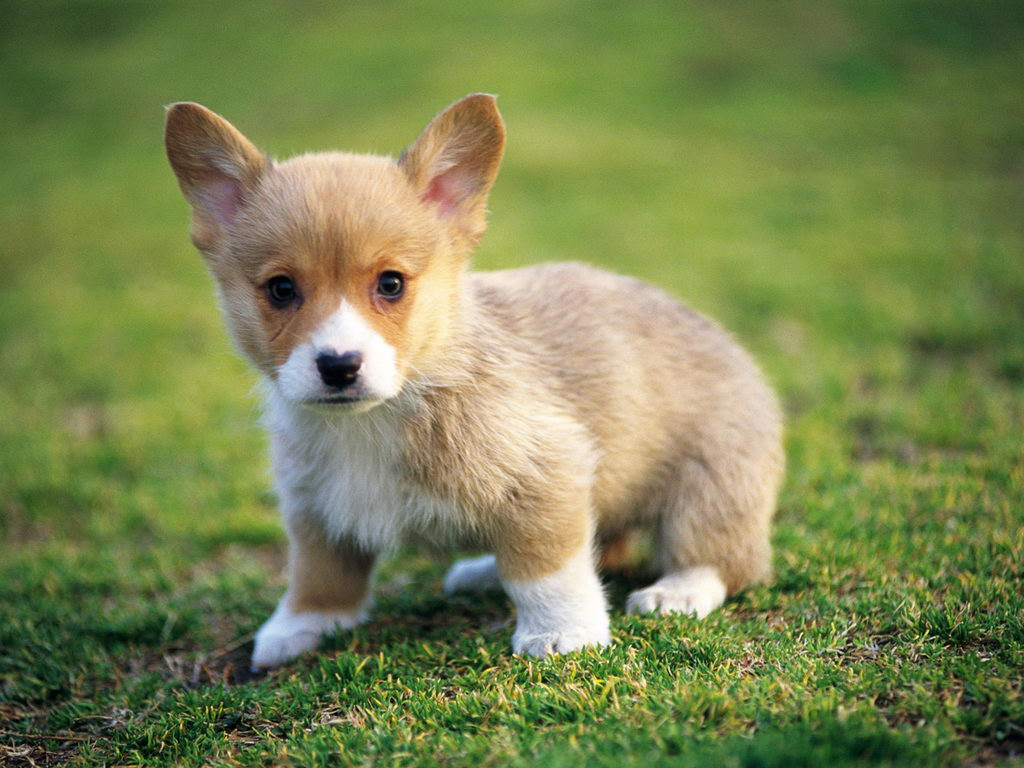
#> input picture 210279A_SrcImage.jpg, 1024 x 768 px
$ python 210279A_Code.py
#> lines starting #> are read from the running program, lines starting #| are printed output that depends on the picture
import cv2
import numpy as np
import matplotlib.pyplot as plt

index_number = "210279A"

# Load the image
src_image = cv2.imread(f"{index_number}_SrcImage.jpg")
#> src_image is the input picture: shape (768, 1024, 3); mean B, G, R 81.4, 132.3, 121.9
if src_image is None:
    raise FileNotFoundError("Source image not found.")

# Get image size (height, width)


def get_image_size(image):
    return image.shape[:2]


# Convert to grayscale (8-bpp)
def convert_to_grayscale(image):
    height, width = get_image_size(image)
#> height = 768; width = 1024
    gray_image = np.zeros((height, width), dtype=np.uint8)
    for i in range(height):
        for j in range(width):
            (b, g, r) = image[i, j]
            gray_value = int(0.299 * r + 0.587 * g + 0.114 * b)
            gray_image[i, j] = gray_value
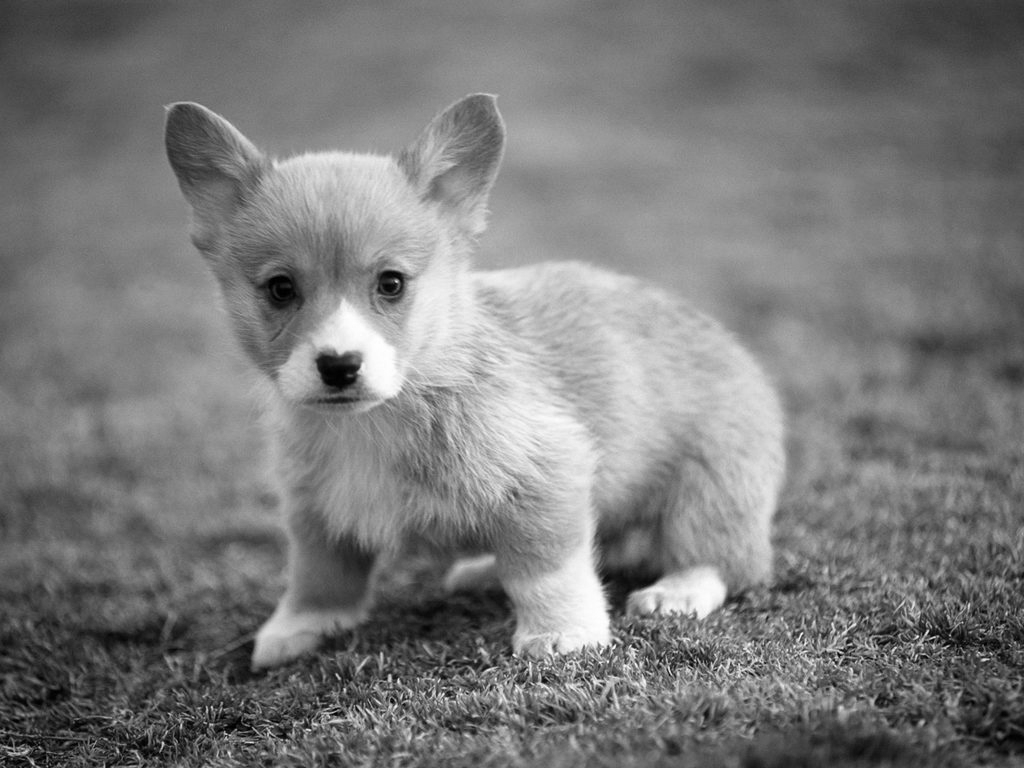
#> gray_image: shape (768, 1024); min 0, max 255, mean 122.9
    return gray_image


gray_image = convert_to_grayscale(src_image)


# Negative Image
def create_negative_image(image):
    height, width = get_image_size(image)
#> height = 768; width = 1024
    negative_image = np.zeros((height, width), dtype=np.uint8)
    for i in range(height):
        for j in range(width):
            negative_image[i, j] = 255 - image[i, j]
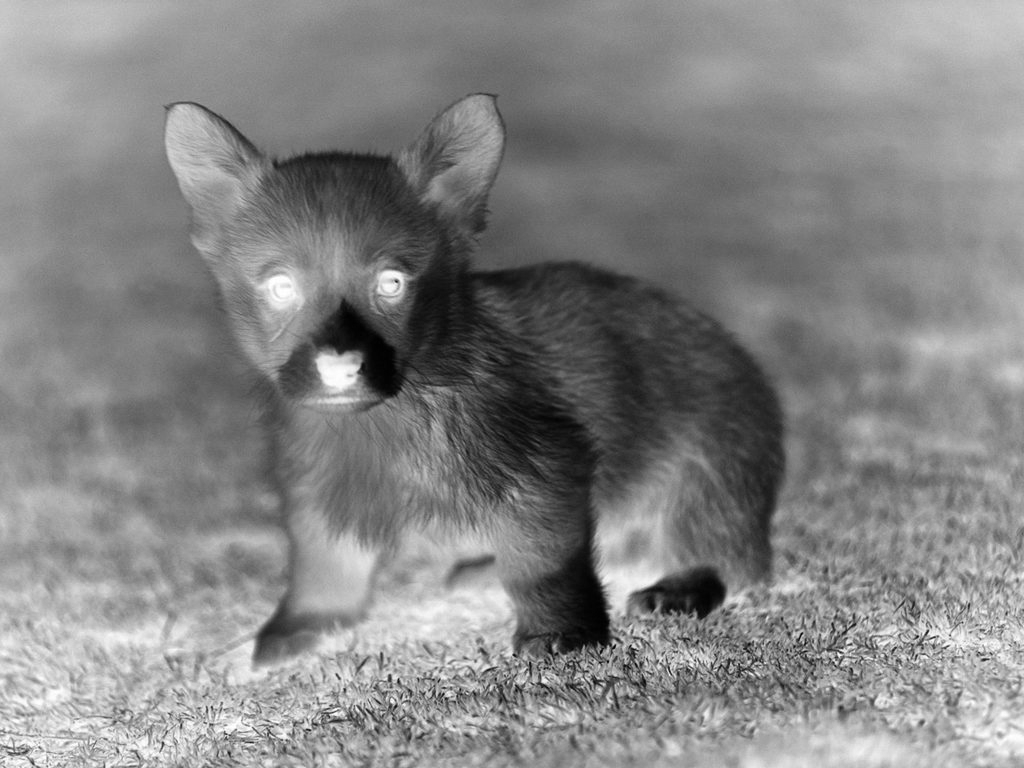
#> negative_image: shape (768, 1024); min 0, max 255, mean 132.1
    return negative_image


negative_image = create_negative_image(gray_image)


# Increase Brightness by 20%
def increase_brightness(image, factor=1.2):
#> called with factor = 1.2
    height, width = get_image_size(image)
#> height = 768; width = 1024
    bright_image = np.zeros((height, width), dtype=np.uint8)
    for i in range(height):
        for j in range(width):
            bright_image[i, j] = np.clip(image[i, j] * factor, 0, 255)
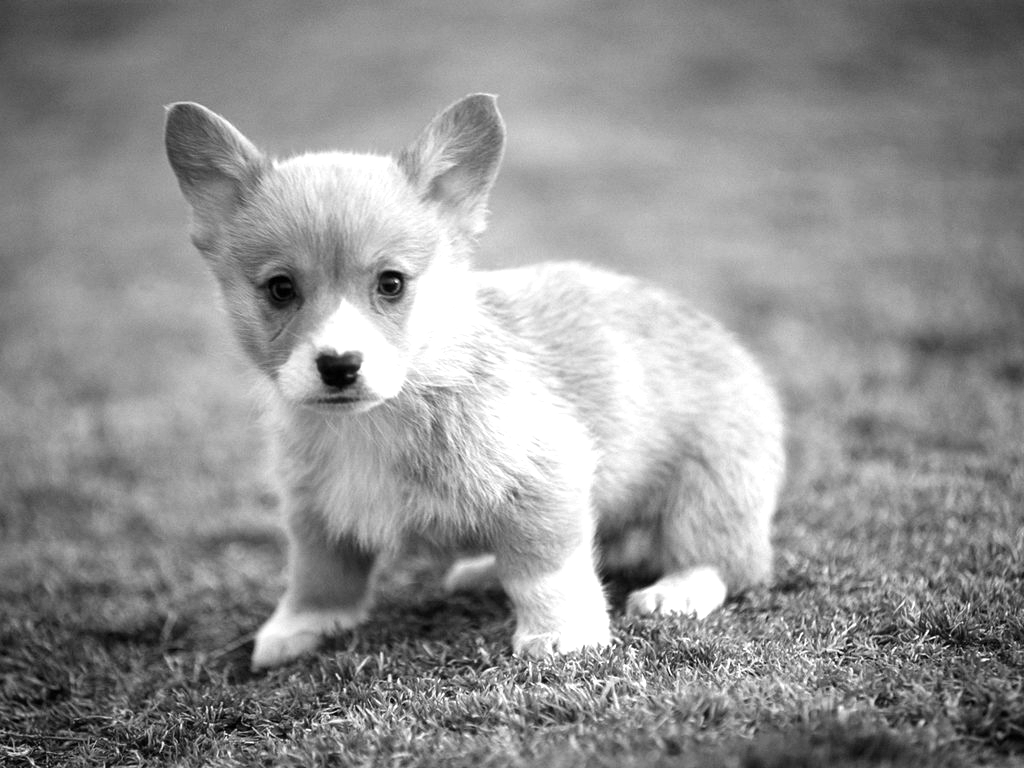
#> bright_image: shape (768, 1024); min 0, max 255, mean 146.3
    return bright_image


increased_brightness_image = increase_brightness(gray_image)


# Reduce Contrast (Gray levels between 125 and 175)
def reduce_contrast(image, min_gray=125, max_gray=175):
#> called with min_gray = 125, max_gray = 175
    height, width = image.shape  # assuming image is a grayscale 2D array
#> height = 768; width = 1024
    reduced_contrast_image = np.zeros((height, width), dtype=np.uint8)

    # Get min and max once
    img_min = image.min()
#> img_min = 0
    img_max = image.max()
#> img_max = 255

    # Avoid divide by zero in case image has no variation
    if img_max == img_min:
        return np.full_like(image, (min_gray + max_gray) // 2)

    # Normalize and scale each pixel
    for i in range(height):
        for j in range(width):
            normalized_pixel = (image[i, j] - img_min) / (img_max - img_min)
            scaled_pixel = normalized_pixel * (max_gray - min_gray) + min_gray
            reduced_contrast_image[i, j] = np.clip(scaled_pixel, 0, 255)
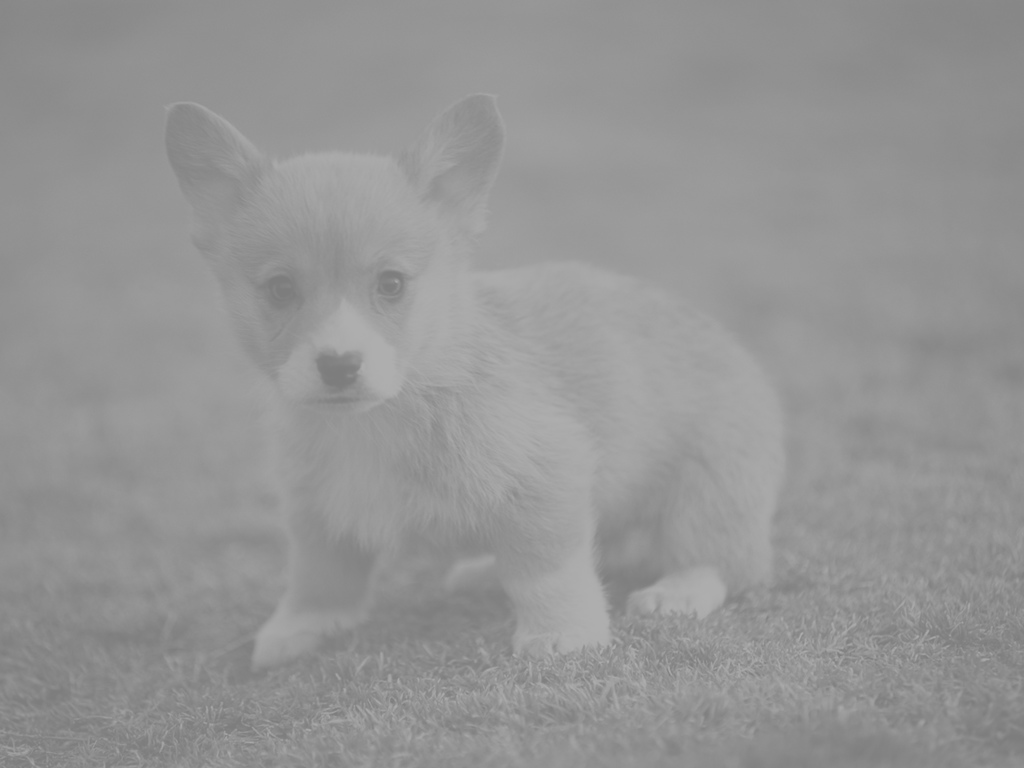
#> reduced_contrast_image: shape (768, 1024); min 125, max 175, mean 148.6

    return reduced_contrast_image.astype(np.uint8)


reduced_contrast_image = reduce_contrast(gray_image)


# Reduce Gray level depth to 4bpp
def reduce_gray_depth(image):
    height, width = get_image_size(image)
#> height = 768; width = 1024
    reduced_gray_depth_image = np.zeros((height, width), dtype=np.uint8)
    for i in range(height):
        for j in range(width):
            reduced_gray_depth_image[i, j] = (image[i, j] >> 4) << 4
    return reduced_gray_depth_image


reduced_gray_depth_image = reduce_gray_depth(gray_image)


# Vertical mirror image
def create_vertical_mirror_image(image):
    height, width = get_image_size(image)
#> height = 768; width = 1024
    vertical_mirror_image = np.zeros((height, width), dtype=np.uint8)
    for i in range(height):
        for j in range(width):
            vertical_mirror_image[i, j] = image[i, width - 1 - j]
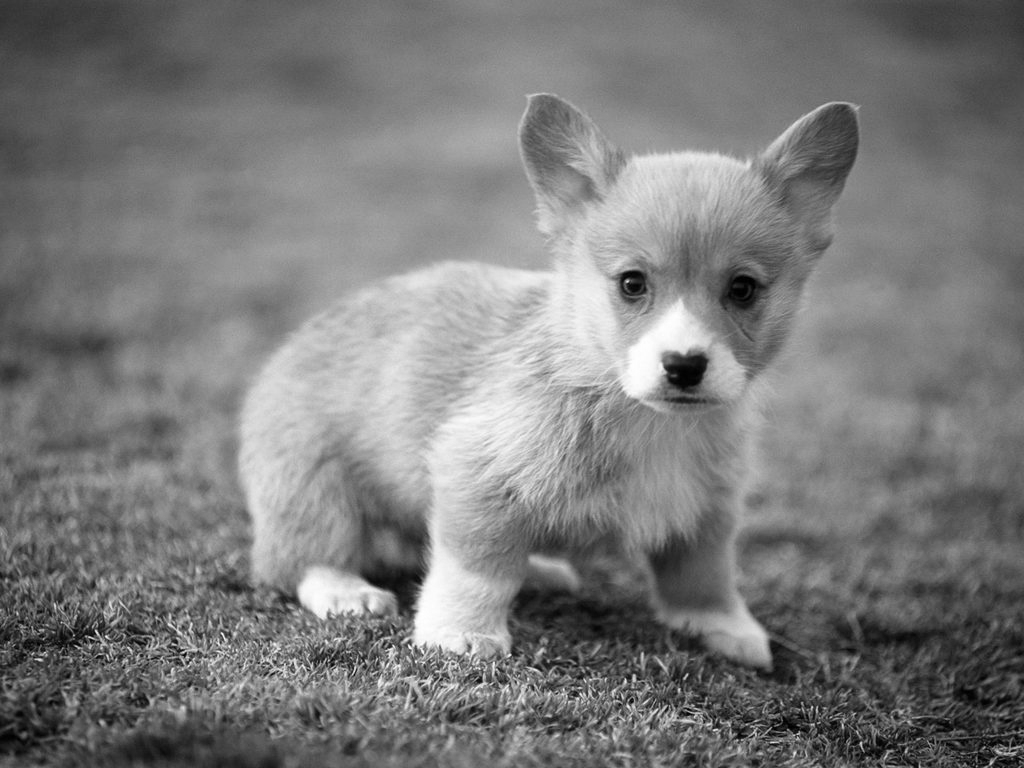
#> vertical_mirror_image: shape (768, 1024); min 0, max 255, mean 122.9
    return vertical_mirror_image


vertical_mirror_image = create_vertical_mirror_image(gray_image)

# Save the output images
cv2.imwrite(f"{index_number}_OPImage_1_1.jpg", gray_image)
cv2.imwrite(f"{index_number}_OPImage_1_2.jpg", negative_image)
cv2.imwrite(f"{index_number}_OPImage_1_3.jpg", increased_brightness_image)
cv2.imwrite(f"{index_number}_OPImage_2_1.jpg", reduced_contrast_image)
cv2.imwrite(f"{index_number}_OPImage_2_2.jpg", reduced_gray_depth_image)
cv2.imwrite(f"{index_number}_OPImage_2_3.jpg", vertical_mirror_image)

# Create subplots
fig, axs = plt.subplots(2, 3, figsize=(12, 8))

# Display images in their respective grid positions
axs[0, 0].imshow(gray_image, cmap='gray')
axs[0, 0].set_title('Original Grayscale Image')
axs[0, 0].axis('off')

axs[0, 1].imshow(negative_image, cmap='gray')
axs[0, 1].set_title('Negative Image')
axs[0, 1].axis('off')

axs[0, 2].imshow(increased_brightness_image, cmap='gray')
axs[0, 2].set_title('Increased Brightness')
axs[0, 2].axis('off')

axs[1, 0].imshow(reduced_contrast_image, cmap='gray')
axs[1, 0].set_title('Reduced Contrast')
axs[1, 0].axis('off')

axs[1, 1].imshow(reduced_gray_depth_image, cmap='gray')
axs[1, 1].set_title('Reduced Gray Depth (4bpp)')
axs[1, 1].axis('off')

axs[1, 2].imshow(vertical_mirror_image, cmap='gray')
axs[1, 2].set_title('Vertical Mirror Image')
axs[1, 2].axis('off')

# Save the subplot
plt.savefig(f"{index_number}_SubPlot.jpg")
plt.show()

$ run again, with 210279A_OPImage_1_2.jpg copied over 210279A_SrcImage.jpg
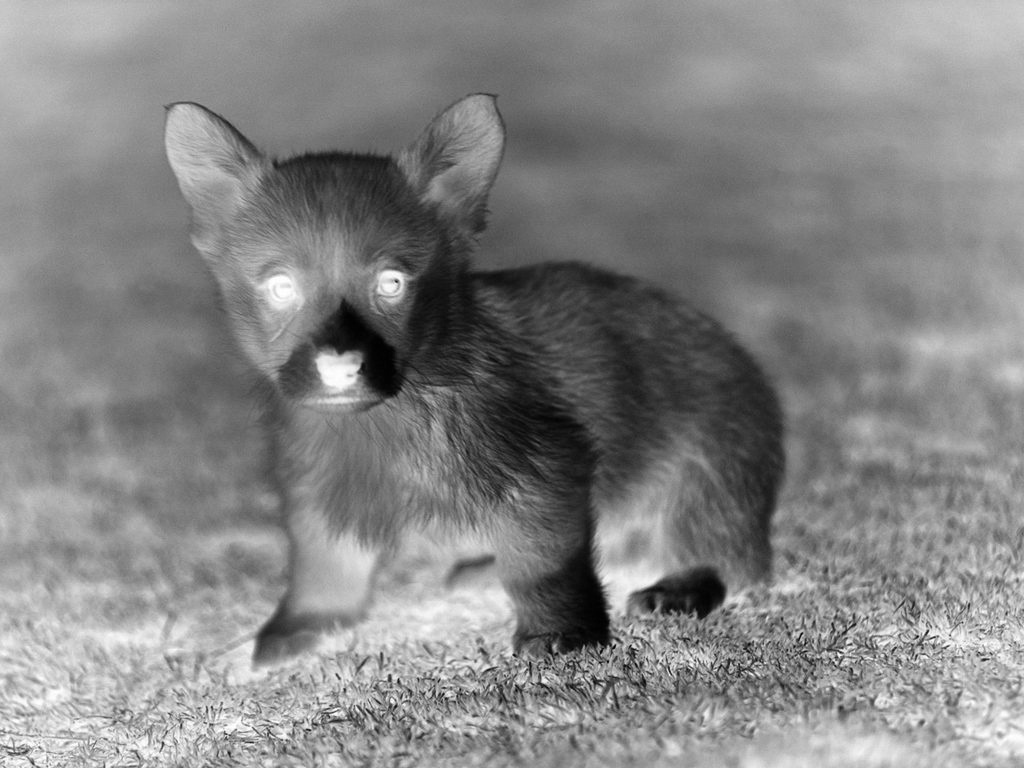
#> input picture 210279A_OPImage_1_2.jpg, 1024 x 768 px
#> src_image is the input picture: shape (768, 1024, 3); min 0, max 255, mean 132.1
#> in convert_to_grayscale, `height, width = get_image_size(image)`: height = 768; width = 1024
#> in create_negative_image, `height, width = get_image_size(image)`: height = 768; width = 1024
#> in increase_brightness, `height, width = get_image_size(image)`: height = 768; width = 1024
#> img_min = 0
#> img_max = 255
#> after the loop in reduce_contrast, `for i in range(height):`:
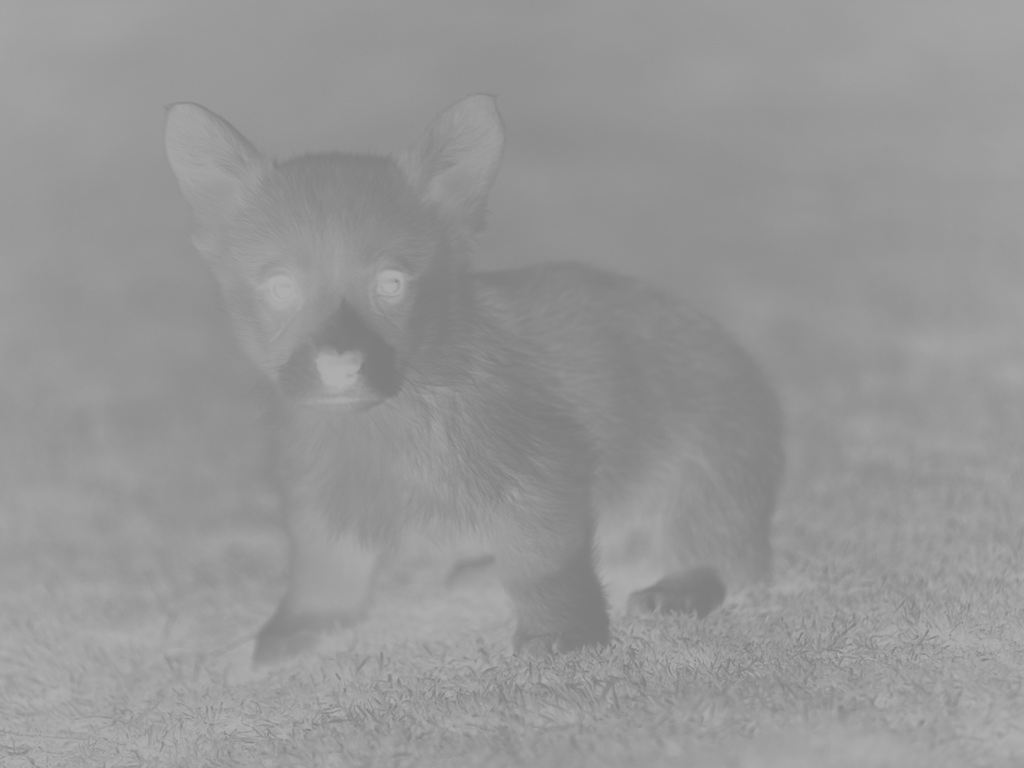
#> reduced_contrast_image: shape (768, 1024); min 125, max 175, mean 150.3
#> in reduce_gray_depth, `height, width = get_image_size(image)`: height = 768; width = 1024
#> in create_vertical_mirror_image, `height, width = get_image_size(image)`: height = 768; width = 1024
#> after the loop in create_vertical_mirror_image, `for i in range(height):`:
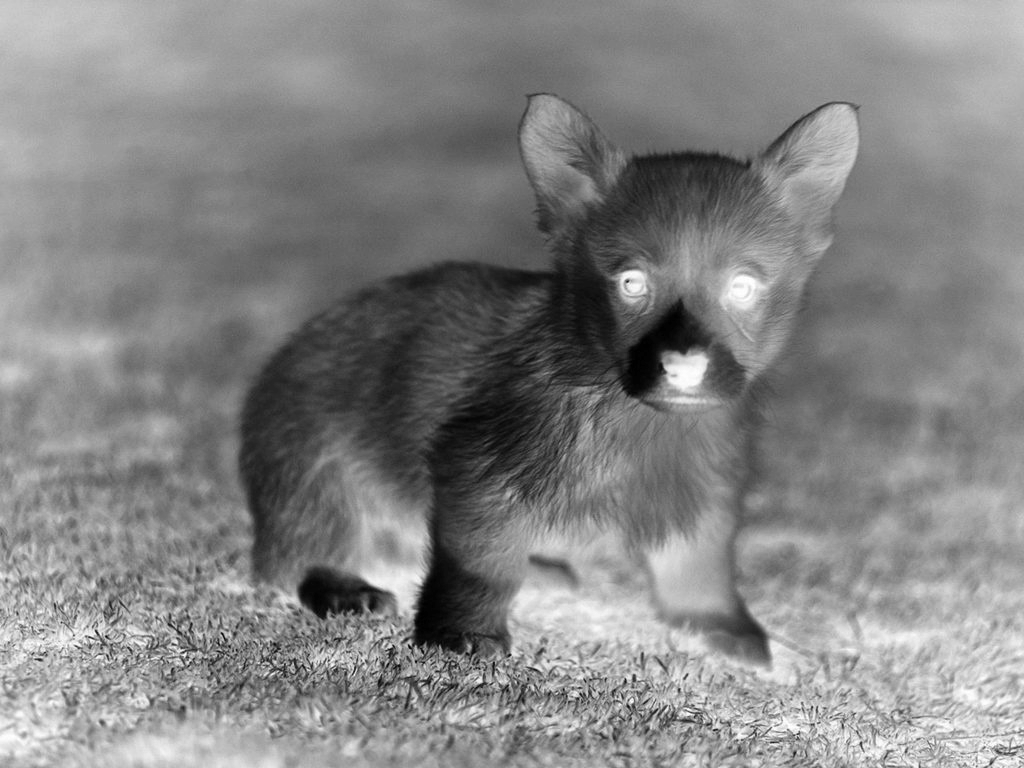
#> vertical_mirror_image: shape (768, 1024); min 0, max 255, mean 131.9
